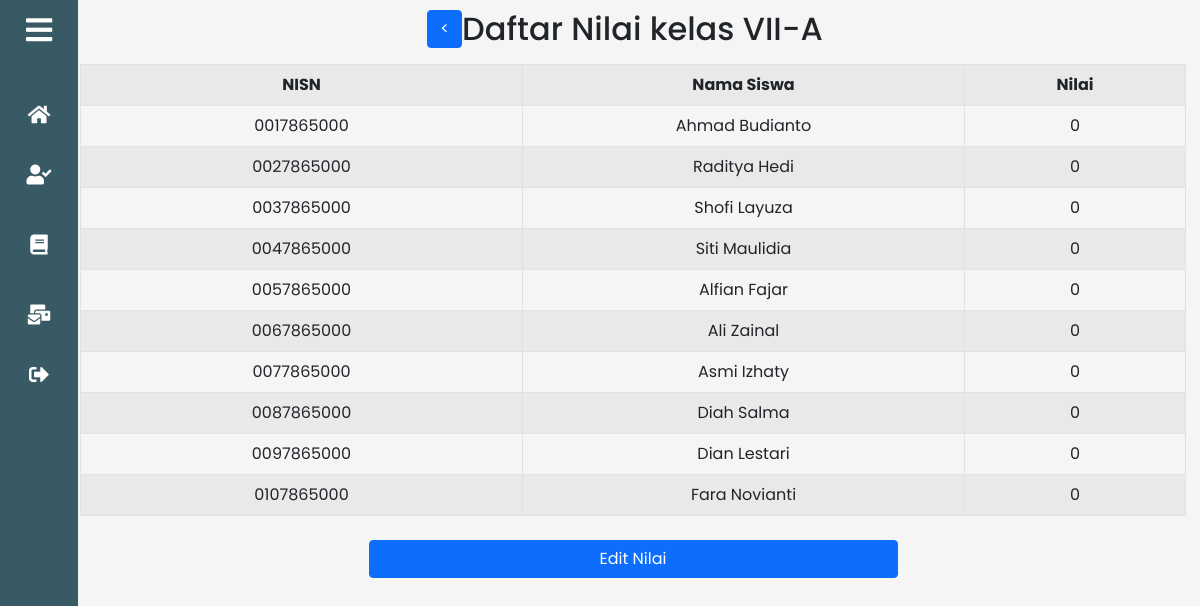
The app's page /teacher/crud_nilai/crud_nilai.php?ID_KELAS=7A&ID_MAPEL=BINDO-7&JENIS=PENGETAHUAN&CRUD=1 (signed in) with its own data.
### tables this page shows
CREATE TABLE `kelas` (
  `ID_KELAS` varchar(20) NOT NULL,
  `ID_ADMIN` varchar(20) DEFAULT NULL,
  `KELAS` varchar(6) DEFAULT NULL
);

CREATE TABLE `siswa` (
  `NISN` varchar(20) NOT NULL,
  `ID_KELAS` varchar(20) DEFAULT NULL,
  `ID_ADMIN` varchar(20) DEFAULT NULL,
  `USERNAME_SISWA` varchar(20) DEFAULT NULL,
  `PASSWORD_SISWA` varchar(20) DEFAULT NULL,
  `NAMA_SISWA` varchar(20) DEFAULT NULL,
  `JK_SISWA` char(1) DEFAULT NULL,
  `HP_SISWA` decimal(13,0) DEFAULT NULL
);

### teacher/crud_nilai/crud_nilai.php (the view, shortened to what this page needs)
<?php
include_once("../../config/config.php");
$ID_KELAS = $_GET["ID_KELAS"];
$ID_MAPEL = $_GET["ID_MAPEL"];
$JENIS = $_GET["JENIS"];
$CRUD = $_GET["CRUD"];
$ID_SEMESTER = $_SESSION['ID_SEMESTER'];
$kelas = mysqli_query($mysqli, "SELECT * FROM `kelas` WHERE ID_KELAS = '$ID_KELAS'");
$KELAS = mysqli_fetch_array($kelas);
$siswa = mysqli_query($mysqli, "SELECT NISN, NAMA_SISWA FROM `siswa` WHERE siswa.ID_KELAS = '$ID_KELAS'");
$data_found= mysqli_query($mysqli, "SELECT nilai.ID_NILAI, nilai.NISN, siswa.NAMA_SISWA, nilai.NILAI FROM `nilai` INNER JOIN siswa ON nilai.NISN = siswa.NISN WHERE siswa.ID_KELAS = '$ID_KELAS' && nilai.JENIS ='$JENIS'&& nilai.ID_MAPEL ='$ID_MAPEL'&& nilai.ID_SEMESTER = '$ID_SEMESTER'");
?>
<!DOCTYPE html>
<html>
<head>
	 <link rel="stylesheet" href="../assets/dashboard_teacher.css">
	<link rel="stylesheet" href="https://cdnjs.cloudflare.com/ajax/libs/font-awesome/5.15.3/css/all.min.css">
	<link href="https://cdn.jsdelivr.net/npm/bootstrap@5.0.2/dist/css/bootstrap.min.css" rel="stylesheet">
</head>
<body>
	<section class="sidebar close">
		<section class="click-close">
			<i class="fas fa-bars"></i><p>Guru</p>
		</section>
		<ul class="list-menu">
			<li>
				<a href="../dashboard_teacher.php"><i class="fas fa-home"></i><p>Home</p></a>
			</li>
			<li>
				<a href="../daftar_siswa/daftar_semester.php"><i class="fas fa-user-check"></i><p>Daftar Siswa</p></a>
			</li>
			<li>
				<a href="../crud_absen/semester.php"><i class="fas fa-book"></i><p>Daftar Absen</p></a>
			</li>
			<li>
				<a href="semester.php"><i class="fas fa-mail-bulk"></i><p>Input Nilai</p></a>
			</li>
			<li>
				<a href="../login_teacher.php"><i class="fas fa-sign-out-alt"></i><p>LogOut</p></a>
			</li>
		</ul>
	</section>
	<section class="home">
		<div class="content">
			<div class="d-flex align-items-center justify-content-center">
				<a class="btn btn-primary " href="mapel.php?ID_SEMESTER=<?php echo$ID_SEMESTER;?>&CRUD=<?php echo$CRUD;?>" role="button"><</a>
				<h2 class="my-auto">Daftar Nilai kelas <?php echo $KELAS['KELAS']?></h2>
			</div>
			<div class="container mx-auto my-3 mx-2" >
        		<div class="table-responsive col-md-12 my-3 mx-2" style="overflow-x: auto">
					<form action="crud_nilai.php?<?php echo "ID_KELAS=$ID_KELAS&ID_MAPEL=$ID_MAPEL&JENIS=$JENIS" ?>" method="post" name="form1">
					<table class="table table-striped table-hover table-bordered">
					<tr>
	 					<th class="col-4">NISN</th>
						<th class="col-4">Nama Siswa</th>
						<th class="col-2">Nilai</th>
 					</tr>
					 <?php
					 	$ada=mysqli_num_rows($data_found);
						if($ada>0){
							while($user_data = mysqli_fetch_array($data_found)) {
								echo "<tr>";
								echo "<td class='col-4'>".$user_data['NISN']."</td>";
								echo "<td class='col-4'>".$user_data['NAMA_SISWA']."</td>";
								echo "<td class='col-4'>".$user_data['NILAI']."</td></tr>";
							}
						}else{
 							while($user_data = mysqli_fetch_array($siswa)) {
								 echo "<tr>";
								 echo "<td class='col-4'>".$user_data['NISN']."</td>";
                        	     echo "<td class='col-4'>".$user_data['NAMA_SISWA']."</td>";
								 echo "<td class='col-2'>0</td></tr>";
 							}
						}
 					?>
        		    </table>
					<div class="row  col-6 mx-auto">
	  					<div  class="col-12">
							<a class='btn btn-primary mt-2 w-100' href='edit.php?<?php echo "ID_KELAS=$ID_KELAS&ID_MAPEL=$ID_MAPEL&JENIS=$JENIS&CRUD=1" ?>'>Edit Nilai</a>
						</div>
					</div>
					</form>
        		</div>
    		</div>
    	</div>
	</section>
</body>
</html>

### teacher/assets/dashboard_teacher.css (style rules this page uses)
* { margin: 0; padding: 0; box-sizing: border-box; font-family: 'Poppins', sans-serif; }
.sidebar { position: fixed; top: 0; left: 0; height: 100%; width: 260px; background: #385A64; z-index: 100; transition: all 0.5s ease; }
.sidebar.close { width: 78px; }
.sidebar .click-close { height: 60px; width: 100%; display: flex; align-items: center; }
.sidebar .click-close i { font-size: 30px; color: #fff; height: 50px; min-width: 78px; text-align: center; line-height: 50px; }
.sidebar .list-menu { height: 100%; padding: 30px 0 150px 0; overflow: auto; }
.sidebar.close .list-menu { overflow: visible; }
.sidebar .list-menu li { position: relative; list-style: none; transition: all 0.4s ease; }
.sidebar .list-menu li i { height: 50px; min-width: 78px; text-align: center; line-height: 50px; color: #fff; font-size: 20px; cursor: pointer; transition: all 0.3s ease; }
.sidebar .list-menu li a { display: flex; align-items: center; text-decoration: none; }
.home { position: relative; background: whitesmoke; height: 100vh; left: 260px; width: calc(100% - 260px); transition: all 0.5s ease; }
.sidebar.close ~ .home { left: 50px; width: calc(100% - 50px); }
.content { text-align: center; padding: 10px; }

### records on screen
kelas: KELAS "VII-A"
siswa: NISN "0017865000", NAMA_SISWA "Ahmad Budianto"
siswa: NISN "0027865000", NAMA_SISWA "Raditya Hedi"
siswa: NISN "0037865000", NAMA_SISWA "Shofi Layuza"
siswa: NISN "0047865000", NAMA_SISWA "Siti Maulidia"
siswa: NISN "0057865000", NAMA_SISWA "Alfian Fajar"
siswa: NISN "0067865000", NAMA_SISWA "Ali Zainal"
siswa: NISN "0077865000", NAMA_SISWA "Asmi Izhaty"
siswa: NISN "0087865000", NAMA_SISWA "Diah Salma"
siswa: NISN "0097865000", NAMA_SISWA "Dian Lestari"
siswa: NISN "0107865000", NAMA_SISWA "Fara Novianti"
